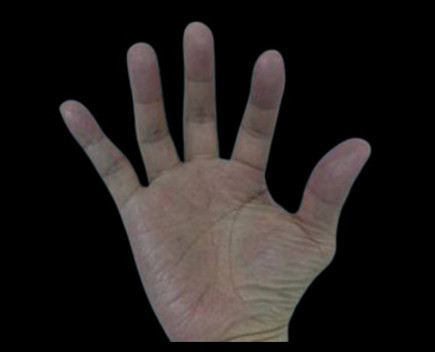
#> input picture media/img/myhand.jpg, 435 x 352 px
$ python hand_contours.py
#> lines starting #> are read from the running program, lines starting #| are printed output that depends on the picture; after the words box and inside, x2 and y2 are one past the last pixel; in counts of white or black regions, pixels touching at a corner belong together
from cv2 import COLOR_BGR2GRAY
import cv2

if __name__ == '__main__':
    src = cv2.imread('../../media/img/myhand.jpg')
#> src is the input picture: shape (352, 435, 3); mean B, G, R 29.6, 31.1, 35.2
    cv2.imshow('Source', src)
    src_grarScale = cv2.cvtColor(src, cv2.COLOR_BGR2GRAY)

    ret, dst_bin = cv2.threshold(src_grarScale, 50, 255, cv2.THRESH_BINARY)
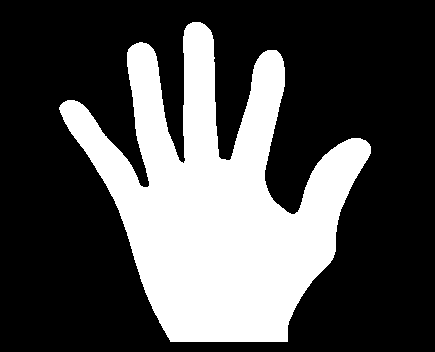
#> dst_bin: shape (352, 435); 30.9% white; 1 white region

    contours, hierarchy = cv2.findContours(dst_bin, cv2.RETR_EXTERNAL, cv2.CHAIN_APPROX_SIMPLE)
#> contours = 1 contour; box (x1, y1, x2, y2) and area: (59, 22, 371, 342) 46545
    dst = cv2.drawContours(src, contours, -1, (0, 255, 0), 3)
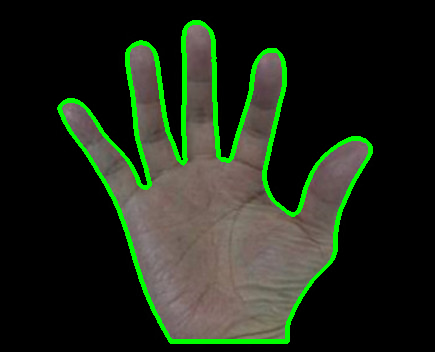
#> dst: shape (352, 435, 3); mean B, G, R 26.4, 41.5, 32
    cv2.imshow('Contours', dst)

    cv2.waitKey(0)
    cv2.destroyAllWindows()
